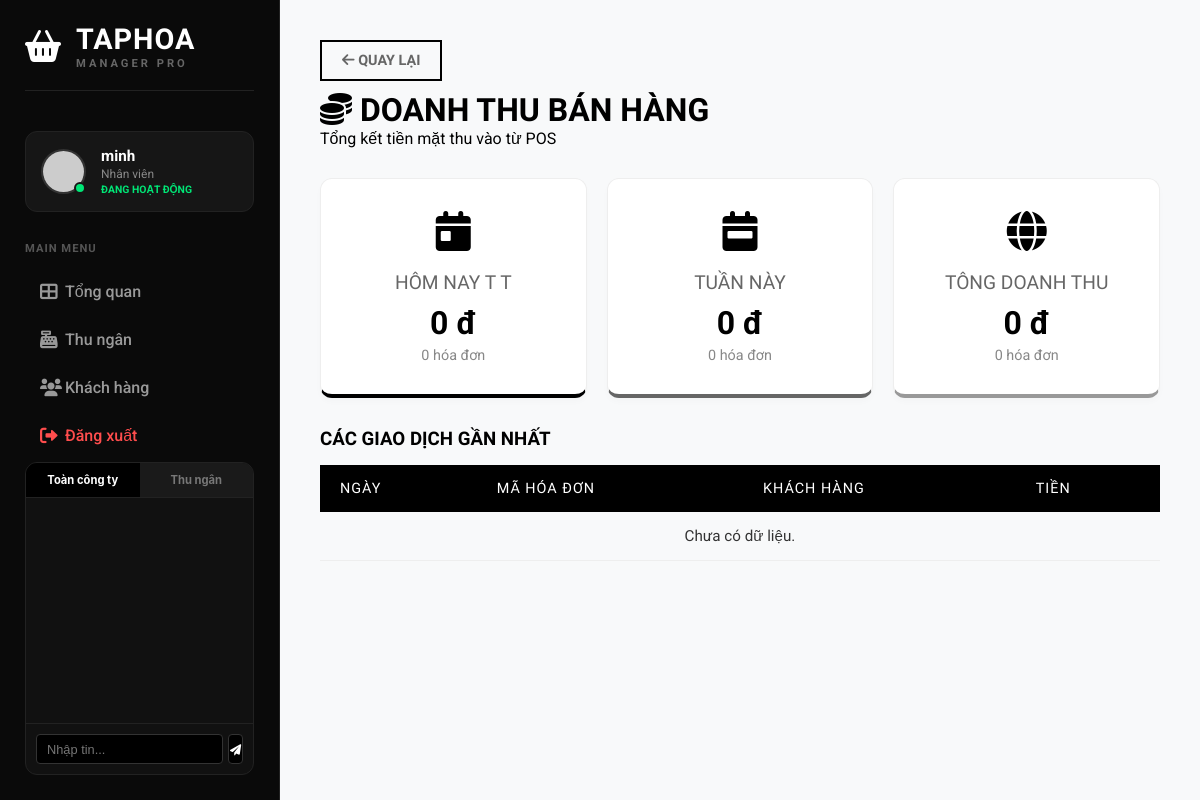
The app's page /index.php?action=pos_report (signed in), older data.
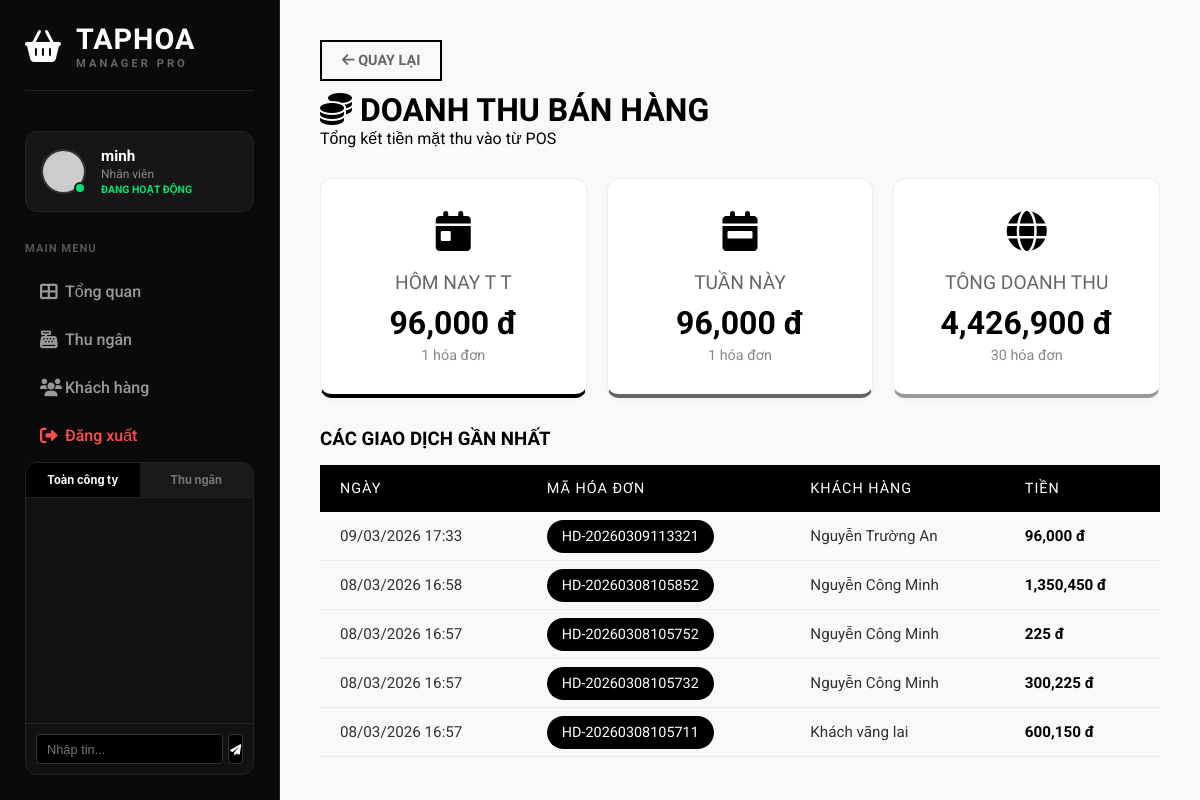
The same page, newer data.
### tables this page shows
CREATE TABLE `orders` (
  `id` int(11) NOT NULL,
  `customer_id` int(11) DEFAULT NULL,
  `order_code` varchar(50) NOT NULL,
  `customer_name` varchar(255) DEFAULT 'Khách vãng lai',
  `total_amount` decimal(15,2) DEFAULT 0.00,
  `payment_method` varchar(50) DEFAULT 'Tiền mặt',
  `created_at` datetime DEFAULT current_timestamp()
);

### controllers/PosController.php (called while the page is built, shortened)
<?php
class PosController {
    public function report() {
        $db = (new Database())->getConnection();
        $today = date('Y-m-d');
        $queryToday = "SELECT SUM(total_amount) as total, COUNT(id) as ord_count FROM orders WHERE DATE(created_at) = :today";
        $stmtToday = $db->prepare($queryToday);
        $stmtToday->execute([':today' => $today]);
        $reportToday = $stmtToday->fetch(PDO::FETCH_ASSOC);
        $queryWeek = "SELECT SUM(total_amount) as total, COUNT(id) as ord_count FROM orders WHERE YEARWEEK(created_at, 1) = YEARWEEK(CURDATE(), 1)";
        $stmtWeek = $db->prepare($queryWeek);
        $stmtWeek->execute();
        $reportWeek = $stmtWeek->fetch(PDO::FETCH_ASSOC);
        $queryAll = "SELECT SUM(total_amount) as total, COUNT(id) as ord_count FROM orders";
        $stmtAll = $db->prepare($queryAll);
        $stmtAll->execute();
        $reportAll = $stmtAll->fetch(PDO::FETCH_ASSOC);
        $queryRecent = "SELECT * FROM orders ORDER BY created_at DESC LIMIT 5";
        $stmtRecent = $db->prepare($queryRecent);
        $stmtRecent->execute();
        $recentOrders = $stmtRecent->fetchAll(PDO::FETCH_ASSOC);
        require_once '../views/pos/report.php';
    }
}
?>

### views/pos/report.php (the view, shortened to what this page needs)
<!DOCTYPE html>
<html lang="vi">
<head>
    <link rel="stylesheet" href="css/style.css">
    <link rel="stylesheet" href="https://cdnjs.cloudflare.com/ajax/libs/font-awesome/6.0.0/css/all.min.css">
</head>
<body>
    <div class="dashboard-container">
        <?php include '../views/partials/sidebar.php'; ?>
        <main class="main-content">
            <div class="list-header">
                <div>
                    <a href="javascript:history.back()" class="back-btn" style="display:inline-block; margin-bottom:10px; color:#666; text-decoration:none; font-weight:bold;"><i class="fas fa-arrow-left"></i> Quay lại</a>
                    <h1 style="font-family: 'Oswald', sans-serif;"><i class="fas fa-coins"></i> DOANH THU BÁN HÀNG</h1>
                    <p>Tổng kết tiền mặt thu vào từ POS</p>
                </div>
            </div>
            <div class="report-cards">
                <div class="r-card" style="border-bottom: 4px solid #000;">
                    <div class="r-icon"><i class="fas fa-calendar-day"></i></div>
                    <div class="r-title">HÔM NAY T T</div>
                    <div class="r-value"><?php echo number_format($reportToday['total'] ?? 0); ?> đ</div>
                    <div class="r-count"><?php echo $reportToday['ord_count'] ?? 0; ?> hóa đơn</div>
                </div>
                <div class="r-card" style="border-bottom: 4px solid #666;">
                    <div class="r-icon"><i class="fas fa-calendar-week"></i></div>
                    <div class="r-title">TUẦN NÀY</div>
                    <div class="r-value"><?php echo number_format($reportWeek['total'] ?? 0); ?> đ</div>
                    <div class="r-count"><?php echo $reportWeek['ord_count'] ?? 0; ?> hóa đơn</div>
                </div>
                <div class="r-card" style="border-bottom: 4px solid #999;">
                    <div class="r-icon"><i class="fas fa-globe"></i></div>
                    <div class="r-title">TÔNG DOANH THU</div>
                    <div class="r-value"><?php echo number_format($reportAll['total'] ?? 0); ?> đ</div>
                    <div class="r-count"><?php echo $reportAll['ord_count'] ?? 0; ?> hóa đơn</div>
                </div>
            </div>
            <div class="modern-card">
                <h3 style="margin-bottom: 15px; font-family: 'Oswald', sans-serif;">CÁC GIAO DỊCH GẦN NHẤT</h3>
                <table class="nike-table">
                    <thead>
                        <tr>
                            <th>NGÀY</th>
                            <th>MÃ HÓA ĐƠN</th>
                            <th>KHÁCH HÀNG</th>
                            <th>TIỀN</th>
                        </tr>
                    </thead>
                    <tbody>
                        <?php if(!empty($recentOrders)): ?>
                            <?php foreach($recentOrders as $item): ?>
                            <tr>
                                <td><?php echo date('d/m/Y H:i', strtotime($item['created_at'])); ?></td>
                                <td><span class="badge-code"><?php echo $item['order_code']; ?></span></td>
                                <td><?php echo htmlspecialchars($item['customer_name']); ?></td>
                                <td style="font-weight:bold; color: #000;"><?php echo number_format($item['total_amount']); ?> đ</td>
                            </tr>
                            <?php endforeach; ?>
                        <?php else: ?>
                            <tr><td colspan="4" style="text-align:center;">Chưa có dữ liệu.</td></tr>
                        <?php endif; ?>
                    </tbody>
                </table>
            </div>
        </main>
    </div>
</body>
</html>

### public/index.php (shortened to what this page needs)
<?php
require_once '../controllers/PosController.php';
$action = $_GET['action'] ?? 'login';
$posController = new PosController();
switch ($action) {
    case 'pos_report':
        $posController->report();
        break;
}

### views/partials/sidebar.php (shortened to what this page needs)
<?php
$username = $_SESSION['username'] ?? 'User';
$permissions = $_SESSION['permissions'] ?? [];
$userRole = in_array('ADMIN', $permissions) ? 'Administrator' : 'Nhân viên';
$departmentName = 'Nội bộ';
if (in_array('ADMIN', $permissions)) {
    $departmentName = 'Quản lý';
    $myChannel = 'ADMIN';
} else if (in_array('UC1', $permissions)) { $departmentName = 'Kho hàng'; $myChannel = 'KHO'; }
else if (in_array('UC2', $permissions)) { $departmentName = 'Nhập hàng'; $myChannel = 'NHAP_HANG'; }
else if (in_array('UC3', $permissions)) { $departmentName = 'Thu ngân'; $myChannel = 'THU_NGAN'; }
else if (in_array('UC4', $permissions)) { $departmentName = 'Khách hàng'; $myChannel = 'KHACH_HANG'; }
else if (in_array('UC5', $permissions)) { $departmentName = 'Báo cáo'; $myChannel = 'BAO_CAO'; }
?>
<aside class="sidebar">
    <div class="brand-box">
        <div class="brand-icon">
            <i class="fas fa-shopping-basket"></i>
        </div>
        <div class="brand-text">
            <h2>TAPHOA</h2>
            <p>MANAGER PRO</p>
        </div>
    </div>
    <div class="user-profile-card">
        <div class="avatar-wrapper">
            <img src="https://ui-avatars.com/api/?name=<?php echo urlencode($username); ?>&background=000&color=fff" alt="User">
            <div class="status-dot pulse"></div>
        </div>
        <div class="user-meta">
            <span class="user-name"><?php echo $username; ?></span>
            <span class="user-role"><?php echo $userRole; ?></span>
            <span class="status-text">Đang hoạt động</span>
        </div>
    </div>
    <nav class="sidebar-nav">
        <div class="menu-label">Main Menu</div>
        <a href="index.php?action=dashboard" class="menu-item <?php echo (!isset($_GET['action']) || $_GET['action'] == 'dashboard') ? 'active' : ''; ?>">
            <i class="fas fa-th-large"></i> <span>Tổng quan</span>
        </a>
        <?php if (in_array('UC3', $permissions) || in_array('ADMIN', $permissions)): ?>
        <a href="index.php?action=pos" class="menu-item">
            <i class="fas fa-cash-register"></i> <span>Thu ngân</span>
        </a>
        <?php endif; ?>
        <a href="index.php?action=customers" class="menu-item">
            <i class="fas fa-users"></i> <span>Khách hàng</span>
        </a>
        <a href="index.php?action=logout" class="menu-item logout">
            <i class="fas fa-sign-out-alt"></i> <span>Đăng xuất</span>
        </a>
    </nav>
    <?php
    $chatDeptName = $departmentName;
    ?>
    <div class="sidebar-chat-box" style="margin-top: auto; background: #111; border-radius: 12px; border: 1px solid #222; overflow: hidden; display: flex; flex-direction: column; height: 350px;">
        <div class="chat-tabs" style="display: flex; background: #1a1a1a; cursor: pointer; border-bottom: 1px solid #222;">
            <div id="tab-global" class="chat-tab active" style="flex: 1; padding: 10px; text-align: center; font-size: 0.7rem; font-weight: 700; color: #fff;" onclick="switchChannel('GLOBAL')">Toàn công ty</div>
            <div id="tab-internal" class="chat-tab" style="flex: 1; padding: 10px; text-align: center; font-size: 0.7rem; font-weight: 700; color: #777;" onclick="handleInternalClick()">
                <span id="dept-label"><?php echo $chatDeptName; ?></span>
            </div>
        </div>
        <div id="chat-messages" style="flex: 1; overflow-y: auto; padding: 10px; font-size: 0.8rem; color: #ccc; display: flex; flex-direction: column; gap: 8px;">
        </div>
        <div class="chat-input-area" style="padding: 10px; border-top: 1px solid #222; display: flex; gap: 5px;">
            <input type="text" id="chat-input" placeholder="Nhập tin..." style="flex: 1; background: #000; border: 1px solid #333; color: #fff; padding: 5px 10px; border-radius: 4px; font-size: 0.8rem; outline: none;" onkeypress="if(event.key === 'Enter') sendMessage()">
            <button id="chat-send" style="background: #000; border: 1px solid #333; color: #fff; width: 30px; height: 30px; border-radius: 4px; cursor: pointer;" onclick="sendMessage()">
                <i class="fas fa-paper-plane" style="font-size: 0.7rem;"></i>
            </button>
        </div>
    </div>
</aside>

### public/css/style.css (style rules this page uses)
* { margin: 0; padding: 0; box-sizing: border-box; }
body { font-family: 'Roboto', sans-serif; height: 100vh; display: flex; overflow: hidden; }
.dashboard-container { display: flex; height: 100vh; background-color: #f4f4f4; width: 100%; }
.sidebar { width: 280px; background-color: #0a0a0a; color: #fff; display: flex; flex-direction: column; padding: 25px; border-right: 1px solid #222; height: 100vh; position: fixed; left: 0; top: 0; z-index: 100; }
.main-content { margin-left: 280px; flex: 1; padding: 40px; background-color: #f8f9fa; }
.brand-box { display: flex; align-items: center; gap: 15px; margin-bottom: 40px; padding-bottom: 20px; border-bottom: 1px solid #222; }
.brand-icon { font-size: 2rem; color: #fff; }
.brand-text h2 { font-family: 'Oswald', sans-serif; font-size: 1.8rem; line-height: 1; letter-spacing: 1px; margin: 0; text-transform: uppercase; }
.brand-text p { font-family: 'Roboto', sans-serif; font-size: 0.7rem; color: #666; letter-spacing: 3px; text-transform: uppercase; font-weight: 700; margin-top: 3px; }
.user-profile-card { display: flex; align-items: center; gap: 15px; background: #161616; padding: 15px; border-radius: 12px; margin-bottom: 30px; border: 1px solid #222; }
.avatar-wrapper { position: relative; width: 45px; height: 45px; }
.avatar-wrapper img { width: 100%; height: 100%; border-radius: 50%; object-fit: cover; border: 2px solid #333; }
.status-dot { position: absolute; bottom: 0; right: 0; width: 12px; height: 12px; background-color: #00e676; border: 2px solid #161616; border-radius: 50%; }
.pulse { animation: pulse 2s infinite; }
.user-meta { display: flex; flex-direction: column; }
.user-name { font-weight: 700; font-size: 0.95rem; color: #fff; }
.user-role { font-size: 0.75rem; color: #888; margin-top: 2px; }
.status-text { font-size: 0.65rem; color: #00e676; margin-top: 2px; text-transform: uppercase; font-weight: bold; }
.menu-label { font-size: 0.7rem; color: #555; text-transform: uppercase; letter-spacing: 1px; margin-bottom: 15px; font-weight: 700; }
.menu-item { display: flex; align-items: center; padding: 12px 15px; color: #999; text-decoration: none; border-radius: 8px; margin-bottom: 5px; transition: all 0.3s ease; font-weight: 500; }
.menu-item i { width: 25px; font-size: 1.1rem; }
.menu-item.logout { margin-top: auto; color: #ff4d4d; }
.main-content { flex: 1; padding: 40px; overflow-y: auto; }
.main-content h1 { font-family: 'Oswald', sans-serif; font-size: 3rem; text-transform: uppercase; }
.back-btn { text-decoration: none; color: #000; font-weight: 700; font-family: 'Oswald', sans-serif; border: 2px solid #000; padding: 10px 20px; transition: all 0.3s; text-transform: uppercase; font-size: 0.9rem; display: flex; align-items: center; gap: 10px; }
.list-header { display: flex; justify-content: space-between; align-items: center; margin-bottom: 30px; }
.list-header h1 { font-family: 'Oswald', sans-serif; text-transform: uppercase; font-size: 2rem; margin: 0; }
.nike-table { width: 100%; border-collapse: collapse; font-family: 'Roboto', sans-serif; }
.nike-table thead { background-color: #000; color: #fff; }
.nike-table th { padding: 15px 20px; text-align: left; font-family: 'Oswald', sans-serif; font-weight: 500; letter-spacing: 1px; font-size: 0.9rem; text-transform: uppercase; }
.nike-table td { padding: 15px 20px; border-bottom: 1px solid #eee; color: #333; font-size: 0.95rem; vertical-align: middle; }
.badge-code { background: #000; color: #fff; padding: 8px 15px; border-radius: 20px; font-size: 0.9rem; font-family: 'Oswald'; }

### views/pos/report.php (style rules this page uses)
.report-cards { display: grid; grid-template-columns: repeat(3, 1fr); gap: 20px; margin-bottom: 30px; }
.r-card { background: #fff; padding: 30px; border-radius: 12px; box-shadow: 0 4px 6px rgba(0,0,0,0.02); text-align: center; border: 1px solid #eee; transition: 0.3s; }
.r-icon { font-size: 2.5rem; color: #000; margin-bottom: 15px; }
.r-title { font-family: 'Oswald', sans-serif; font-size: 1.2rem; color: #666; margin-bottom: 10px; }
.r-value { font-size: 2rem; font-weight: bold; color: #000; }
.r-count { font-size: 0.9rem; color: #888; margin-top: 5px; }

### views/partials/sidebar.php (style rules this page uses)
.sidebar-chat-box { font-family: 'Inter', sans-serif; }
.chat-tab.active { background: #000; color: #fff !important; }

Row changes from the older to the newer data that the page shows:
added orders: created_at "09/03/2026 17:33", order_code "HD-20260309113321", customer_name "Nguyễn Trường An", total_amount "96,000"
added orders: created_at "08/03/2026 16:58", order_code "HD-20260308105852", customer_name "Nguyễn Công Minh", total_amount "1,350,450"
added orders: created_at "08/03/2026 16:57", order_code "HD-20260308105752", customer_name "Nguyễn Công Minh", total_amount "225"
added orders: created_at "08/03/2026 16:57", order_code "HD-20260308105732", customer_name "Nguyễn Công Minh", total_amount "300,225"
added orders: created_at "08/03/2026 16:57", order_code "HD-20260308105711", customer_name "Khách vãng lai", total_amount "600,150"
Text that changed along with them:
$reportToday['total']: "0" → "96,000"
$reportToday['ord_count']: "0" → "1"
$reportWeek['total']: "0" → "96,000"
$reportWeek['ord_count']: "0" → "1"
$reportAll['total']: "0" → "4,426,900"
$reportAll['ord_count']: "0" → "30"
text no longer shown: "Chưa có dữ liệu."
